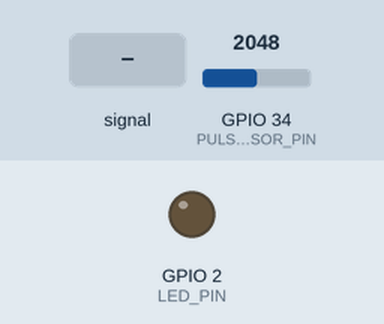
The sketch below on a simulated ESP32. Parts: output pins drawn as LEDs (lit = HIGH). Dashed ring = blinking. Inputs (shaded band) come from the test bench; at power-on: GPIO 34 (PULSE_SENSOR_PIN) = 2048. Nothing arrives over Bluetooth unless stated; a phone connects over Bluetooth LE 3 s after start; what the sketch prints to the serial monitor is not drawn.

Above: at 2.2 s.
2.3 s: GPIO 34 (PULSE_SENSOR_PIN) fed a 2 Hz sine of ±1228 counts around its level
At 2.97 s:
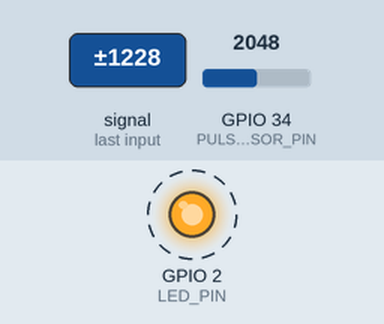
5.3 s: GPIO 34 (PULSE_SENSOR_PIN) set to 1460
At 6.3 s:
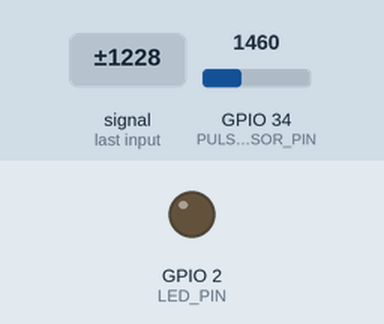
Timing chart, 0 to 8.3 s (numbered marks = the images above; inputs shaded):
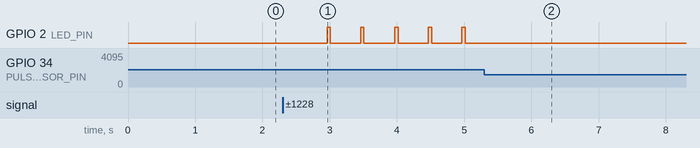

Measured:
- after the input at 2.3 s, GPIO 2 (LED_PIN): alternates HIGH for 0.05 s and LOW for 0.45 s, starting after 0.66 s
- after the input at 5.3 s, GPIO 2 (LED_PIN): stops changing and stays LOW

The sketch:

Heart-Rate-Monitor.ino
```cpp
/*
 * Heart Rate Monitor using ESP32 with BLE
 * includes smoothing, dynamic threshold, and BPM averaging
 * Works with analog pulse sensor connected to GPIO 34
 */

#include <BLEDevice.h>
#include <BLEServer.h>
#include <BLEUtils.h>
#include <BLE2902.h>

// BLE UUIDs (unique identifiers)
#define SERVICE_UUID        "0000180d-0000-1000-8000-00805f9b34fb"  // Standard Heart Rate Service
#define CHARACTERISTIC_UUID "00002a37-0000-1000-8000-00805f9b34fb"  // Standard Heart Rate Measurement

BLECharacteristic *pCharacteristic;
bool deviceConnected = false;

#define PULSE_SENSOR_PIN 34  // Pulse sensor signal pin
#define LED_PIN 2            // Built-in LED

// --- Configuration ---
const float SMOOTH_ALPHA = 0.1;         // EMA smoothing factor
const int BASE_THRESHOLD_OFFSET = 150;  // Offset above smoothed signal to detect beats
const int FALLBACK_MARGIN = 100;        // Amount below threshold to reset beat
const int MIN_BEAT_INTERVAL = 300;      // Ignore beats faster than this (ms) (~200 BPM)
const int MAX_BEAT_INTERVAL = 1500;     // Ignore beats slower than this (ms) (~40 BPM)
const int AVG_SIZE = 4;                 // Rolling average window for BPM

// --- Variables ---
float smoothValue = 0;
bool isBeat = false;
unsigned long lastBeatTime = 0;
int bpmArray[AVG_SIZE];
int bpmIndex = 0;
bool firstReading = true;
int currentBPM = 0;

// Detects when device connects/disconnects
class MyServerCallbacks: public BLEServerCallbacks {
    void onConnect(BLEServer* pServer) {
      deviceConnected = true;
      Serial.println("📱 Device Connected!");
    };

    void onDisconnect(BLEServer* pServer) {
      deviceConnected = false;
      Serial.println("📱 Device Disconnected");
      BLEDevice::startAdvertising();  // Let device reconnect
    }
};

void setup() {
  Serial.begin(115200);
  pinMode(LED_PIN, OUTPUT);

  Serial.println("====================================");
  Serial.println("  ESP32 Heart Rate Monitor with BLE");
  Serial.println("====================================");
  delay(1000);

  // Initialize BPM array
  for (int i = 0; i < AVG_SIZE; i++) bpmArray[i] = 0;

  // Initialize BLE
  Serial.println("Starting BLE...");
  BLEDevice::init("HeartMonitor");

  // Create BLE Server
  BLEServer *pServer = BLEDevice::createServer();
  pServer->setCallbacks(new MyServerCallbacks());

  // Create BLE Service (using standard Heart Rate Service UUID)
  BLEService *pService = pServer->createService(SERVICE_UUID);

  // Create BLE Characteristic (using standard Heart Rate Measurement UUID)
  pCharacteristic = pService->createCharacteristic(
                    CHARACTERISTIC_UUID,
                    BLECharacteristic::PROPERTY_READ |
                    BLECharacteristic::PROPERTY_NOTIFY
                  );
  pCharacteristic->addDescriptor(new BLE2902());

  // Start service and advertising
  pService->start();
  BLEAdvertising *pAdvertising = BLEDevice::getAdvertising();
  pAdvertising->addServiceUUID(SERVICE_UUID);
  pAdvertising->setScanResponse(true);
  pAdvertising->setMinPreferred(0x06);
  pAdvertising->setMaxPreferred(0x12);
  BLEDevice::startAdvertising();

  Serial.println("✓ BLE started! Look for 'HeartMonitor'");
  Serial.println();
  Serial.println("Place your finger GENTLY on sensor...");
  Serial.println();
}

void loop() {
  // Read analog pulse sensor
  int sensorValue = analogRead(PULSE_SENSOR_PIN);

  // Initialize smoothing with first value
  if (firstReading) {
    smoothValue = sensorValue;
    firstReading = false;
  }

  // Exponential moving average for noise reduction
  smoothValue = SMOOTH_ALPHA * sensorValue + (1 - SMOOTH_ALPHA) * smoothValue;

  // Dynamic threshold based on smoothed baseline
  int threshold = (int)smoothValue + BASE_THRESHOLD_OFFSET;

  // Detect rising edge — start of heartbeat
  if (sensorValue > threshold && !isBeat) {
    isBeat = true;
    unsigned long currentTime = millis();

    if (lastBeatTime > 0) {
      unsigned long interval = currentTime - lastBeatTime;

      if (interval > MIN_BEAT_INTERVAL && interval < MAX_BEAT_INTERVAL) {
        int bpm = 60000 / interval;

        // Add BPM to rolling average
        bpmArray[bpmIndex] = bpm;
        bpmIndex = (bpmIndex + 1) % AVG_SIZE;

        int total = 0, count = 0;
        for (int i = 0; i < AVG_SIZE; i++) {
          if (bpmArray[i] > 0) {
            total += bpmArray[i];
            count++;
          }
        }
        int avgBPM = (count > 0) ? total / count : bpm;
        currentBPM = avgBPM;

        Serial.print("❤️ Beat detected!  BPM: ");
        Serial.print(bpm);
        Serial.print(" | Avg BPM: ");
        Serial.println(avgBPM);

        // Send to device via BLE (Standard Heart Rate Service format)
        if (deviceConnected) {
          // Standard Heart Rate Measurement format
          uint8_t hrData[2];
          hrData[0] = 0x00;           // Flags: Heart Rate Value Format is UINT8
          hrData[1] = (uint8_t)avgBPM; // Heart Rate Measurement Value

          pCharacteristic->setValue(hrData, 2);
          pCharacteristic->notify();
        }

        // Flash LED
        digitalWrite(LED_PIN, HIGH);
        delay(50);
        digitalWrite(LED_PIN, LOW);
      }
    }

    lastBeatTime = currentTime;
  }

  // Detect falling edge — reset beat state
  if (sensorValue < threshold - FALLBACK_MARGIN) {
    isBeat = false;
  }

  // Timeout — no beat detected recently
  if (millis() - lastBeatTime > 3000 && lastBeatTime != 0) {
    Serial.println("No pulse detected...");
    lastBeatTime = 0; // reset to prevent repeated printing
    currentBPM = 0;
  }

  delay(10);  // Small delay for stable sampling
}
```
